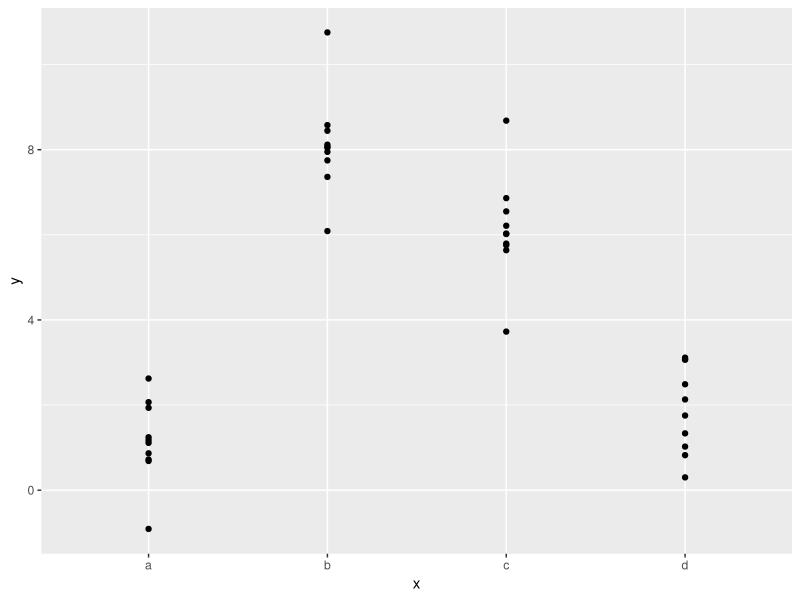
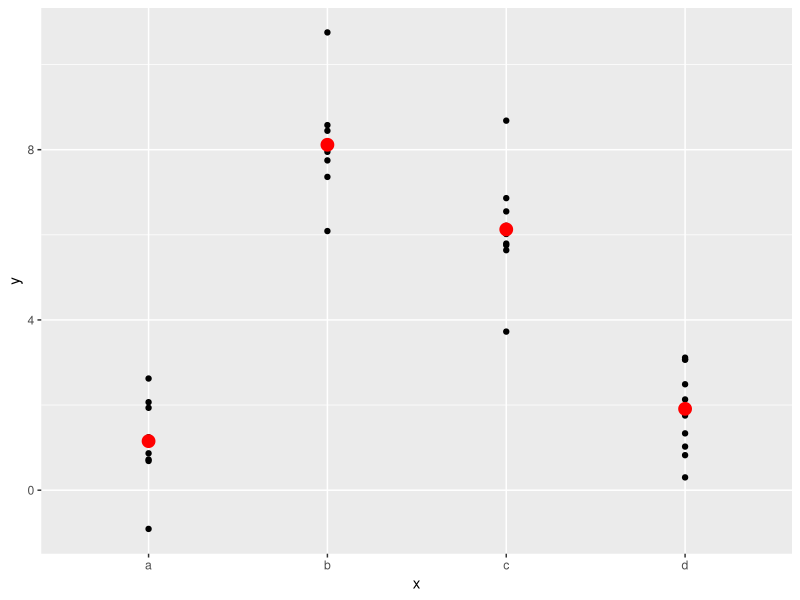

Generate these figures, in order, with R: (Note: this script raises an error after producing the figures.)
library(tidyverse)
library(modelr)

df <- tribble(
  ~y, ~x1, ~x2,
  4, 2, 5,
  5, 1, 6
)

# R uses formulas that are converted into equations
# y ~ x converts to y = a_1 + x * a_2 also known as y = mx + c
# model_matrix() lets you visualise this equation. Each column is associated with one coefficient
model_matrix(df, y ~ x1)
# R adds an intercept by having a column full of 1s. If you don't want this you have to drop it
model_matrix(df, y ~ x1 - 1)
# Adding more variables makes the matrix larger
model_matrix(df, y ~ x1 + x2)

# This formula notation is called "Wilkinson-Rogers notation"


# Categorical variables ---------------------------------------------------
# This is more complicated when working with a categorical variable because you can't multiply by a category
# But it converts it so 'sex' becomes 'sexmale' where 1 means yes and 0 means no
df <- tribble(
  ~ sex, ~ response,
  "male", 1,
  "female", 2,
  "other", 1
)
model_matrix(df, response ~ sex)
# It doesn't create a sexfemale column because this creates a column that is perfectly based on another column
# This means there's an infinite combination of models that would be equally fitted to the data
#   Interestingly, it can only do this in a binary 0/1 fashion
# If you have more than one option it will create multiple columns

# This is sim2 from modelr
ggplot(sim2) + 
  geom_point(aes(x, y))

# Lets fit a linear model
mod2 <- lm(y ~ x, data = sim2)

# And create predictions
grid <- sim2 %>% 
  data_grid(x) %>% 
  add_predictions(mod2)
grid
# What this does is create a mean for each category, because that minimised RMS distance

ggplot(sim2, aes(x)) + 
  geom_point(aes(y = y)) +
  geom_point(data = grid, aes(y = pred), colour = "red", size = 4)

# You can't make predictions about levels you didn't observe
# This can easily be done accidentally, so it's good to know what the error looks like
tibble(x = "e") %>% 
  add_predictions(mod2)


# Categorical x continuous interactions -----------------------------------
# Sim3 has this case
ggplot(sim3, aes(x1, y)) + 
  geom_point(aes(colour = x2))

# There are two possible models that can fit this
# + means each effect is independent of the others
mod1 <- lm(y ~ x1 + x2, data = sim3)
# * means they're dependent. And the main effects and interactions are included into the model
mod2 <- lm(y ~ x1 * x2, data = sim3)

# We have 2 predictors, and so need to give data_grid() both variables
# This lets it generate all unique combinations of x1 and x2
#   We can use gather_predictions() to add multiple models simultaneously
grid <- sim3 %>% 
  data_grid(x1, x2) %>% 
  gather_predictions(mod1, mod2)
grid

# We can use faceting to view both the models together
ggplot(sim3, aes(x1, y, colour = x2)) + 
  geom_point() + 
  geom_line(data = grid, aes(y = pred)) + 
  facet_wrap(~ model)
# The model that uses + has the same slope for each line, but difference intercepts
# The model with * has different slope and intercept for each line

# To determine which is better we can look at the residuals for each category and model
sim3 <- sim3 %>% 
  gather_residuals(mod1, mod2)

ggplot(sim3, aes(x1, resid, colour = x2)) + 
  geom_point() + 
  facet_grid(model ~ x2)
# mod1 is clearly missing some of the pattern in b, and to a lesser degree in c and d
# mod2 has residuals which look a lot more random
# These can be mathematical comparisons but we don't need to do it


# Continuous x continuous interaction -------------------------------------
# Lets do the same thing with two continuous variables
mod1 <- lm(y ~ x1 + x2, data = sim4)
mod2 <- lm(y ~ x1 * x2, data = sim4)

grid <- sim4 %>% 
  data_grid(
    x1 = seq_range(x1, 5), 
    x2 = seq_range(x2, 5) 
  ) %>% 
  gather_predictions(mod1, mod2)
grid

# seq_range() creates a regular sequence between the min and max number, rather than every combo
# This can apparently be a useful technique, presumably when you have a lot more values
# For seq_range():
# pretty = TRUE generates numbers that look good to the human eye
seq_range(c(0.0123, 0.923423), n = 5)
seq_range(c(0.0123, 0.923423), n = 5, pretty = TRUE)

# trim = 0.1 will trim 10% off the tails. This can be useful if you have long tails and want to focus on the centre
x1 <- rcauchy(100)
seq_range(x1, n = 5)
seq_range(x1, n = 5, trim = 0.10)
seq_range(x1, n = 5, trim = 0.25)

# expand = 0.1 is the opposite of trim
x2 <- c(0, 1)
seq_range(x2, n = 5)
seq_range(x2, n = 5, expand = 0.10)
seq_range(x2, n = 5, expand = 0.25)


# Lets visualise the model
# Two continuous variables creates a 3D surface of predictions
# We can visualise this with geom_tile
ggplot(grid, aes(x1, x2)) + 
  geom_tile(aes(fill = pred)) + 
  facet_wrap(~ model)

# This looks quite similar, but we're relatively bad at comparing shades like this
# This is like looking at it from the side rather than the top
ggplot(grid, aes(x1, pred, colour = x2, group = x2)) + 
  geom_line() +
  facet_wrap(~ model)
ggplot(grid, aes(x2, pred, colour = x1, group = x1)) + 
  geom_line() +
  facet_wrap(~ model)
# This clearly shows a difference between models
# Like before, the model with * has different slopes
# This kind of stuff can be quite tricky to visualise!
# Because we're doing this to explore, our models don't have to be perfect yet

# Transformations ---------------------------------------------------------
# You can transform in the model formula.
# e.g. log(y) ~ sqrt(x1) + x2 is transformed into log(y) = a_1 + a_2 * sqrt(x1) + a_3 * x2
# If you're using +, *, ^, or -, you need to wrap it in I() so R doesn't think it's defining the function
df <- tribble(
  ~y, ~x,
  1,  1,
  2,  2, 
  3,  3
)
# You can use model_matrix to compare them
model_matrix(df, y ~ x^2 + x)
model_matrix(df, y ~ I(x^2) + x)

# Transformations let you approximate non-linear functions
# Taylor's theorem says you can approximate any smooth function with an infinite sum of polynomials
# This means we can get practically smooth functions by using a lot of lines
# poly() lets us do that
model_matrix(df, y ~ poly(x, 2))
# But polynomials shoot off to positive or negative infinity outside of the data's range
# You can use the natural spline instead
model_matrix(df, y ~ splines::ns(x, 2))

# Let's see what that looks like when we try and approximate a non-linear function:
sim5 <- tibble(
  x = seq(0, 3.5 * pi, length = 50),
  y = 4 * sin(x) + rnorm(length(x))
)

ggplot(sim5, aes(x, y)) +
  geom_point()

# Lets fit 5 progressively more complex models
library(splines)
mod1 <- lm(y ~ ns(x, 1), data = sim5)
mod2 <- lm(y ~ ns(x, 2), data = sim5)
mod3 <- lm(y ~ ns(x, 3), data = sim5)
mod4 <- lm(y ~ ns(x, 4), data = sim5)
mod5 <- lm(y ~ ns(x, 5), data = sim5)

grid <- sim5 %>% 
  data_grid(x = seq_range(x, n = 50, expand = 0.1)) %>% 
  gather_predictions(mod1, mod2, mod3, mod4, mod5, .pred = "y")

ggplot(sim5, aes(x, y)) + 
  geom_point() +
  geom_line(data = grid, colour = "red") +
  facet_wrap(~ model)
# This can complement the advanced RM stuff I did on non-linear curve fitting and how to select between models
# A really clear issue is the extrapolation beyond the end of the data. Though this is a problem with any model

#### Questions ####
# 1. What happens if you repeat the analysis of sim2 using a model without an intercept. 
# What happens to the model equation? What happens to the predictions?
ggplot(sim2) + 
  geom_point(aes(x, y))

# With an intercept
mod2 <- lm(y ~ x, data = sim2)
# Without an intercept
mod2a <- lm(y ~ x - 1, data = sim2)
# Can also use + 0 instead of - 1 to remove the intercept

# The predictions are exactly the same
grid <- sim2 %>%
  data_grid(x) %>%
  spread_predictions(mod2, mod2a)
grid

# 2. Use model_matrix() to explore the equations generated for the models I fit to sim3 and sim4. 
# Why is * a good shorthand for interaction?
model_matrix(sim3, y ~ x1 + x2)
model_matrix(sim3, y ~ x1 * x2)


model_matrix(sim4, y ~ x1 + x2)
model_matrix(sim4, y ~ x1 * x2)
# * is good because it means to multiply, and an interaction is the product between the two factors

# We can confirm that the variables x1:x2b is the product of x1 and x2b
x4 <- model_matrix(sim4, y ~ x1 * x2)
all(x3[["x1:x2b"]] == (x3[["x1"]] * x3[["x2b"]]))

# 3. Using the basic principles, convert the formulas in the following two models into functions. 
# (Hint: start by converting the categorical variable into 0-1 variables.)
mod1 <- lm(y ~ x1 + x2, data = sim3)
model_matrix(sim3, y ~ x1 + x2)

# A conversion function would take one argument (a df with x1 and x2 columns) and return a df
# It's like a more specific version of model_matrix()
# For sim3, x1 is an integer and x2 is a factor with 4 levels
levels(sim3$x2)

# x1 is numeric and so doesn't change
# x2 can take one of the 4 levels. a is considered the default, for the others we need to make an explicit variable
model_matrix_mod1 <- function(.data) {
  mutate(.data,
         x2b = as.numeric(x2 == "b"),
         x2c = as.numeric(x2 == "c"),
         x2d = as.numeric(x2 == "d"),
         `(Intercept)` = 1
  ) %>%
    select(`(Intercept)`, x1, x2b, x2c, x2d)
}

# Lets apply it to sim3
model_matrix_mod1(sim3)

# You could make a more generic model that doesn't hard-code specific levels
model_matrix_mod1b <- function(.data) {
  # the levels of x2
  lvls <- levels(.data$x2)
  # drop the first level
  # this assumes that there are at least two levels
  lvls <- lvls[2:length(lvls)]
  # create an indicator variable for each level of x2
  for (lvl in lvls) {
    # new column name x2 + level name
    varname <- str_c("x2", lvl)
    # add indicator variable for lvl
    .data[[varname]] <- as.numeric(.data$x2 == lvl)
  }
  # generate the list of variables to keep
  x2_variables <- str_c("x2", lvls)
  # Add an intercept
  .data[["(Intercept)"]] <- 1
  # keep x1 and x2 indicator variables
  select(.data, `(Intercept)`, x1, all_of(x2_variables))
}

model_matrix_mod1b(sim3)


# This is the second equation
mod2 <- lm(y ~ x1 * x2, data = sim3)

# As before, a simple converter function hard-codes levels of x2
model_matrix_mod2 <- function(.data) {
  mutate(.data,
         `(Intercept)` = 1,
         x2b = as.numeric(x2 == "b"),
         x2c = as.numeric(x2 == "c"),
         x2d = as.numeric(x2 == "d"),
         `x1:x2b` = x1 * x2b,
         `x1:x2c` = x1 * x2c,
         `x1:x2d` = x1 * x2d
  ) %>%
    select(`(Intercept)`, x1, x2b, x2c, x2d, `x1:x2b`, `x1:x2c`, `x1:x2d`)
}

model_matrix_mod2(sim3)

# To extend it we can build on the function used earlier
model_matrix_mod2b <- function(.data) {
  # get dataset with x1 and x2 indicator variables
  out <- model_matrix_mod1b(.data)
  # get names of the x2 indicator columns
  x2cols <- str_subset(colnames(out), "^x2")
  # create interactions between x1 and the x2 indicator columns
  for (varname in x2cols) {
    # name of the interaction variable
    newvar <- str_c("x1:", varname)
    out[[newvar]] <- out$x1 * out[[varname]]
  }
  out
}

model_matrix_mod2b(sim3)


# 4. For sim4, which of mod1 and mod2 is better? I think mod2 does a slightly better job at 
# removing patterns, but it's pretty subtle. Can you come up with a plot to support my claim?
mod1 <- lm(y ~ x1 + x2, data = sim4)
mod2 <- lm(y ~ x1 * x2, data = sim4)

# Get the residuals
sim4_mods <- gather_residuals(sim4, mod1, mod2)

# Do a frequency plot
ggplot(sim4_mods, aes(x = resid, colour = model)) +
  geom_freqpoly(binwidth = 0.5) +
  geom_rug()

# Do an absolute frequency plot
ggplot(sim4_mods, aes(x = abs(resid), colour = model)) +
  geom_freqpoly(binwidth = 0.5) +
  geom_rug()
# They're very close
# mod2 does seem like it has fewer extreme residuals (though it has the most extreme residual)

# Ploting the residuals in a scatterplot basically doesn't tell you anything
ggplot(sim4_mods, aes(x1, resid, colour = x2)) + 
  geom_point() + 
  facet_grid(model ~ x2)

